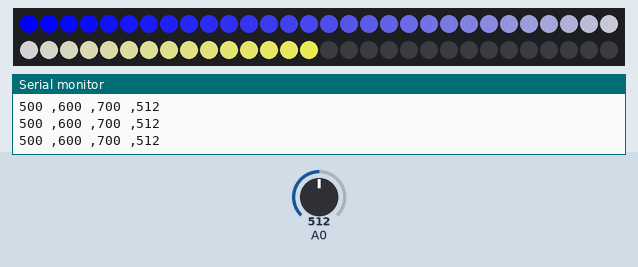
This sketch was run on a simulated Arduino Uno, built with avr-gcc and run on an emulated ATmega328P. Shown: 60 RGB LEDs in strip order, left to right, continuing on the next row, the last lines printed to the serial monitor. The inputs (shaded band) are chosen by the test bench; at power-on: A0 = 512.

Above: at 1.2 s.
1.3 s: A0 set to 610
At 2.4 s:
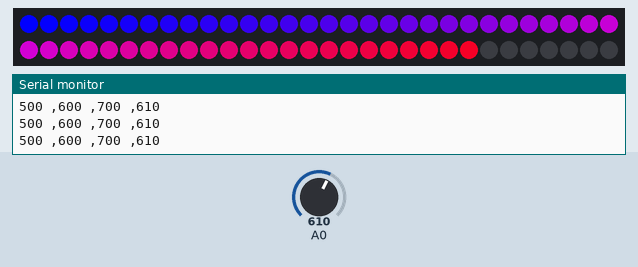
2.8 s: A0 set to 716
4.3 s: A0 set to 306
At 4.7 s:
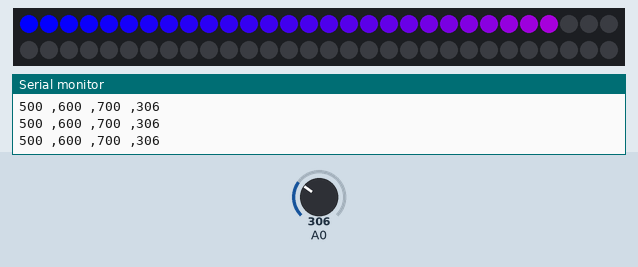
5.8 s: A0 set to 900
At 6.9 s:
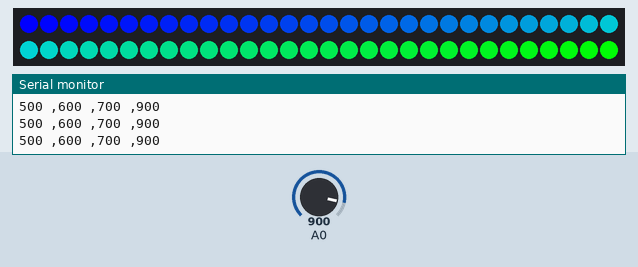
7.3 s: A0 set to 511
At 8.0 s:
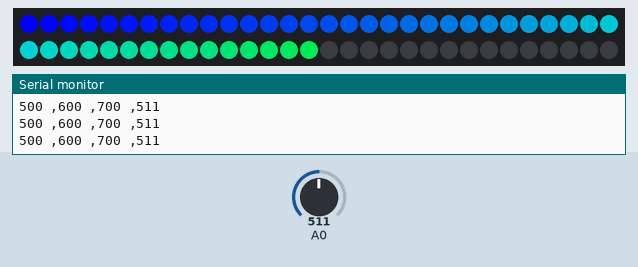
8.8 s: A0 set to 122
At 9.4 s:
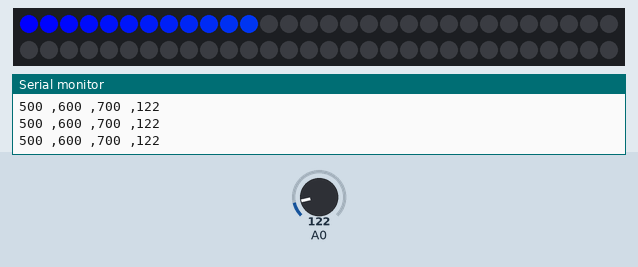
Timing chart, 0 to 11.3 s (numbered marks = the images above; inputs shaded):
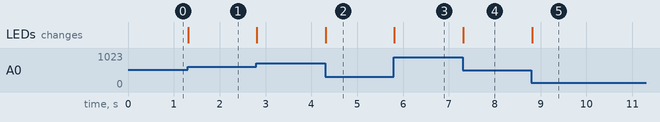

The sketch:

vu_meter_NeoPixel.ino
```cpp
#include <Adafruit_NeoPixel.h>
#ifdef __AVR__
#include <avr/power.h>
#endif
#define NUMPIXELS 60

Adafruit_NeoPixel pixels = Adafruit_NeoPixel(NUMPIXELS, 6, NEO_GRB + NEO_KHZ800);
int val;
int color = 0;
bool change = 1;

void setup() {
  pixels.begin();
  Serial.begin(115200);
}

void loop() {
  int analog = analogRead(A0);  //connect the Audio Source here, for best results use an OP amp front end.
  int scale = 700;   //this ultimately sets the sensitivity, basically the high point for the VUmeter
  int threshold = 600; //if the signal crosses this point, the VUmeter will change color
  int hysterisis = 500; //the hysterisis is necessary, since it determins the reset value before another color change

  val = map(analog, 0, scale, 1, NUMPIXELS); //this scales the Audio source to the amount of pixels in our strip

  if ((analog > threshold) && (change == 1)) { //this advances to the next color whenever it peaks over the threshold.
    color++;
    if (color > 4) {
      color = 0;
    }
    change = 0;
  }

  if (analog < hysterisis) {  //this allows the change of the color for the next peak
    change = 1;
  }

  Serial.print(hysterisis); //debugging stuff, best if used with Serial Plotter (CTRL + SHIFT + L)
  Serial.print(" ,");       //beware, that the serial stream runs at 115200 baud
  Serial.print(threshold);
  Serial.print(" ,");
  Serial.print(scale);
  Serial.print(" ,");
  Serial.println(analog);

  for (byte i = 0; i < NUMPIXELS; i++) { //this draws the palette for our strip depending on the color variable
    switch (color) {
      case 4:
        pixels.setPixelColor(i, map(i, 0, NUMPIXELS, 0, 255), map(i, 0, NUMPIXELS, 160, 0), 0);
        break;
      case 1:
        pixels.setPixelColor(i, map(i, 0, NUMPIXELS, 0, 255), 0,  map(i, 0, NUMPIXELS, 255, 0));
        break;
      case 2:
        pixels.setPixelColor(i, 0,  map(i, 0, NUMPIXELS, 0, 255), map(i, 0, NUMPIXELS, 255, 0));
        break;
      case 3:
        pixels.setPixelColor(i, map(i, 0, NUMPIXELS, 0, 255), map(i, 0, NUMPIXELS, 255, 0), map(i, 0, NUMPIXELS, 0, 255));
        break;
      case 0:
        pixels.setPixelColor(i, map(i, 0, NUMPIXELS, 0, 255),  map(i, 0, NUMPIXELS, 0, 255),  map(i, 0, NUMPIXELS, 255, 0));
        break;
    }
  }
  for (int i = NUMPIXELS; i > val; i--) {  //this then disables the pixels that don't need to be on
    pixels.setPixelColor(i, 0, 0, 0);
  }
  pixels.show(); //here we draw the result onto the actual LED strip
}
```

Measured:
- after the input at 1.3 s, the LEDs: change at once (image 1)
- after the input at 4.3 s, the LEDs: change at once (image 2)
- after the input at 5.8 s, the LEDs: change at once (image 3)
- after the input at 7.3 s, the LEDs: change at once (image 4)
- after the input at 8.8 s, the LEDs: change at once (image 5)
